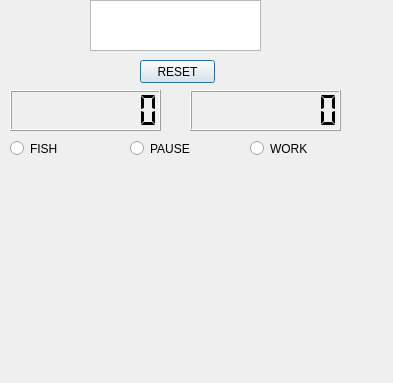
<?xml version="1.0" encoding="UTF-8"?>
<ui version="4.0">
 <class>Dialog</class>
 <widget class="QDialog" name="Dialog">
  <property name="geometry">
   <rect>
    <x>0</x>
    <y>0</y>
    <width>393</width>
    <height>383</height>
   </rect>
  </property>
  <property name="windowTitle">
   <string>Dialog</string>
  </property>
  <widget class="QLCDNumber" name="lcdNumberFish">
   <property name="geometry">
    <rect>
     <x>10</x>
     <y>90</y>
     <width>151</width>
     <height>41</height>
    </rect>
   </property>
   <property name="digitCount">
    <number>8</number>
   </property>
   <property name="segmentStyle">
    <enum>QLCDNumber::Flat</enum>
   </property>
  </widget>
  <widget class="QLCDNumber" name="lcdNumberWork">
   <property name="geometry">
    <rect>
     <x>190</x>
     <y>90</y>
     <width>151</width>
     <height>41</height>
    </rect>
   </property>
   <property name="digitCount">
    <number>8</number>
   </property>
   <property name="segmentStyle">
    <enum>QLCDNumber::Flat</enum>
   </property>
  </widget>
  <widget class="QTextBrowser" name="textBrowserReadme">
   <property name="geometry">
    <rect>
     <x>90</x>
     <y>0</y>
     <width>171</width>
     <height>51</height>
    </rect>
   </property>
  </widget>
  <widget class="QRadioButton" name="radioButtonFish">
   <property name="geometry">
    <rect>
     <x>10</x>
     <y>140</y>
     <width>89</width>
     <height>17</height>
    </rect>
   </property>
   <property name="text">
    <string>FISH</string>
   </property>
  </widget>
  <widget class="QRadioButton" name="radioButtonPause">
   <property name="geometry">
    <rect>
     <x>130</x>
     <y>140</y>
     <width>89</width>
     <height>17</height>
    </rect>
   </property>
   <property name="text">
    <string>PAUSE</string>
   </property>
  </widget>
  <widget class="QRadioButton" name="radioButtonWork">
   <property name="geometry">
    <rect>
     <x>250</x>
     <y>140</y>
     <width>89</width>
     <height>17</height>
    </rect>
   </property>
   <property name="text">
    <string>WORK</string>
   </property>
  </widget>
  <widget class="QPushButton" name="pushButtonReset">
   <property name="geometry">
    <rect>
     <x>140</x>
     <y>60</y>
     <width>75</width>
     <height>23</height>
    </rect>
   </property>
   <property name="text">
    <string>RESET</string>
   </property>
  </widget>
 </widget>
 <resources/>
 <connections/>
</ui>
